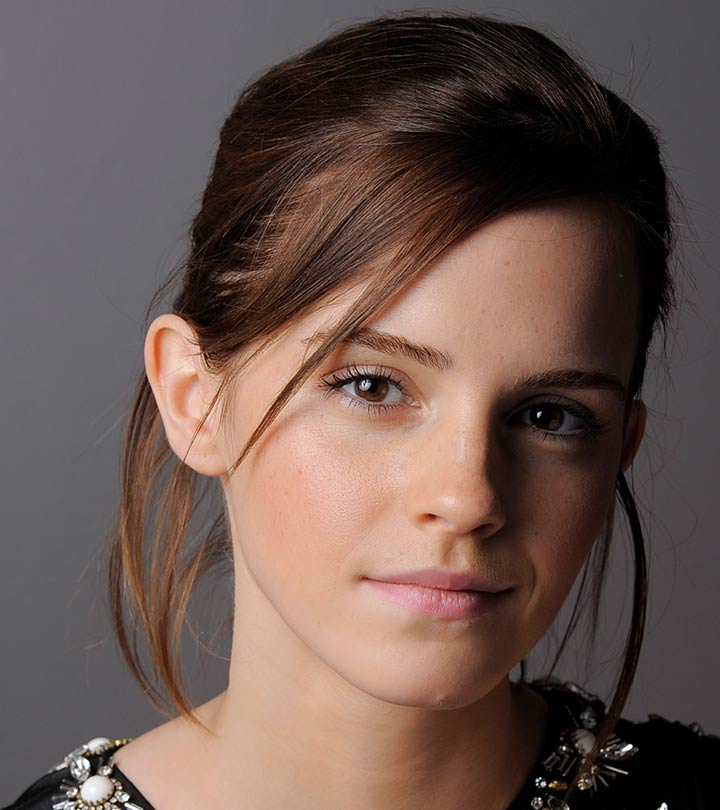
#> input picture Assignments/a1images/emma.jpg, 720 x 810 px
$ jupyter execute Assignment_01.ipynb
#> lines starting #> are read from the running program, lines starting #| are printed output that depends on the picture
[cell 1]
import cv2 as cv
import matplotlib.pyplot as plt

# Load the image
image_path = 'a1images/emma.jpg'
original_image = cv.imread(image_path)
#> original_image is the input picture: shape (810, 720, 3); mean B, G, R 80.1, 87.4, 106.8

# Check if the image was loaded correctly
if original_image is None:
    print(f"Error: Could not load image from {image_path}")
else:
    # Convert the image from BGR (OpenCV default) to RGB for correct color display in matplotlib
    original_image_rgb = cv.cvtColor(original_image, cv.COLOR_BGR2RGB)

    # Convert the original image to grayscale
    gray_image = cv.cvtColor(original_image, cv.COLOR_BGR2GRAY)
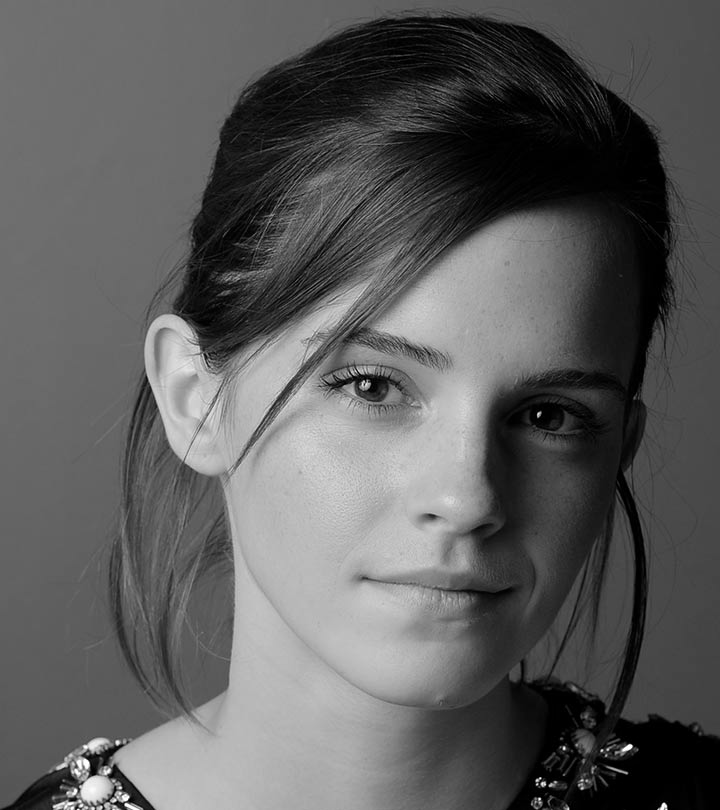
#> gray_image: shape (810, 720); min 0, max 255, mean 92.3

    # Display the original and grayscale images
    plt.figure(figsize=(10, 5))

    plt.subplot(1, 2, 1)
    plt.imshow(original_image_rgb)
    plt.title('Original Image')
    plt.axis('off')

    plt.subplot(1, 2, 2)
    plt.imshow(gray_image, cmap='gray')
    plt.title('Grayscale Image')
    plt.axis('off')

    plt.show()
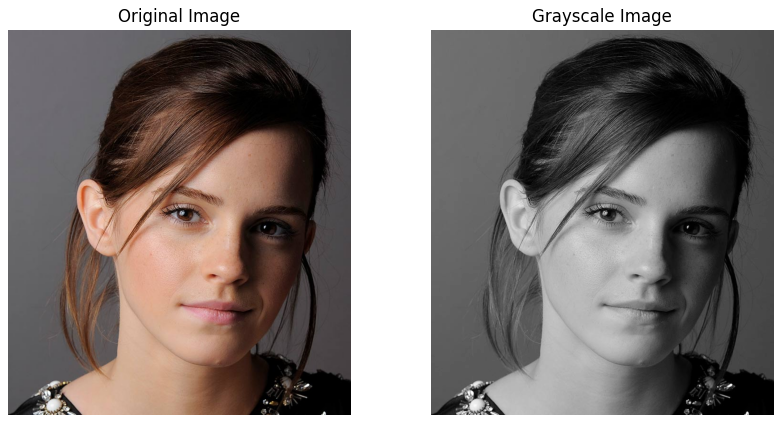
#> figure drawn by matplotlib, 2 panels

[cell 2]
import cv2 as cv
import numpy as np
import matplotlib.pyplot as plt

# Step 1: Define the breakpoints from Fig. 1a
input_points = np.array([0, 50, 50, 150, 150, 255], dtype=np.uint8)
output_points = np.array([0, 50, 100, 255, 150, 255], dtype=np.uint8)

# Step 2: Create lookup table using interpolation
LUT = np.interp(np.arange(256), input_points, output_points).astype(np.uint8)

# Step 3: Read the image (Fig. 1b)
img = cv.imread('a1images/emma.jpg', cv.IMREAD_GRAYSCALE)
#> img: shape (810, 720); min 0, max 255, mean 92.3

# Step 4: Apply the transformation
transformed_img = cv.LUT(img, LUT)
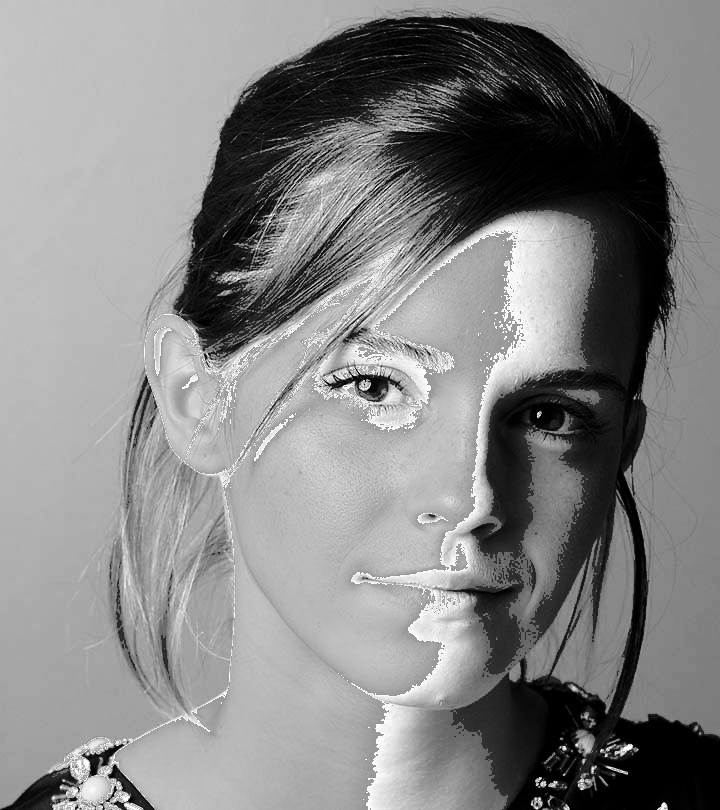
#> transformed_img: shape (810, 720); min 0, max 255, mean 133.1

# Step 5: Display results
plt.figure(figsize=(10,4))

plt.subplot(1,3,1)
plt.title("Original")
plt.imshow(img, cmap='gray')
plt.axis('off')

plt.subplot(1,3,2)
plt.title("Transformed")
plt.imshow(transformed_img, cmap='gray')
plt.axis('off')

plt.subplot(1,3,3)
plt.title("Transformation Curve")
plt.plot(np.arange(256), LUT, color='red')
plt.xlabel("Input Intensity")
plt.ylabel("Output Intensity")

plt.tight_layout()
plt.show()
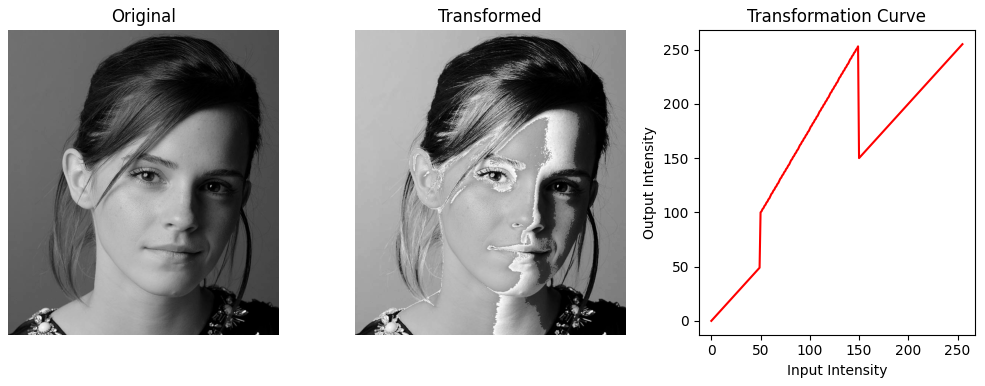
#> figure drawn by matplotlib, 3 panels; panel 3: curve peaks at x = 255, y = 255

$ run again, with Assignments/a1images/daisy.jpg copied over Assignments/a1images/emma.jpg
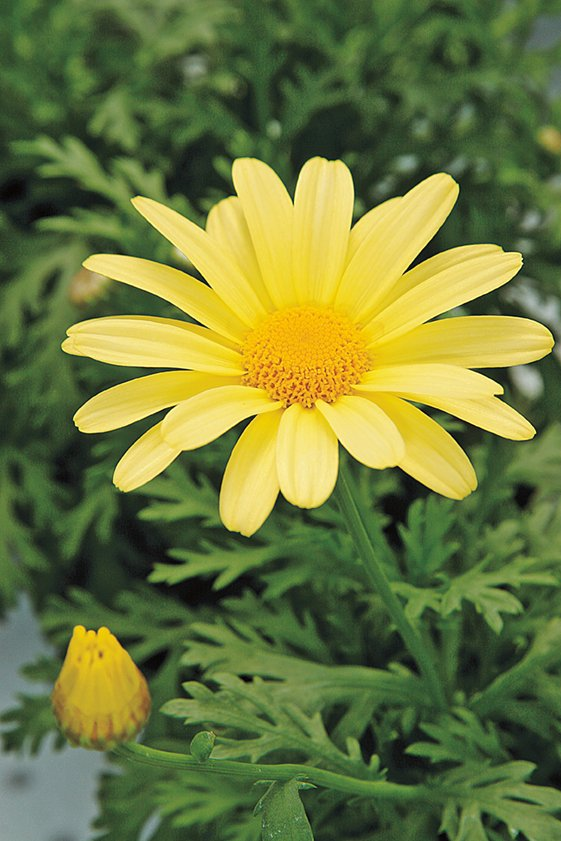
#> input picture Assignments/a1images/daisy.jpg, 561 x 841 px
#> original_image is the input picture: shape (841, 561, 3); mean B, G, R 60.7, 120.3, 108.5
#> `transformed_img = cv.LUT(img, LUT)`:
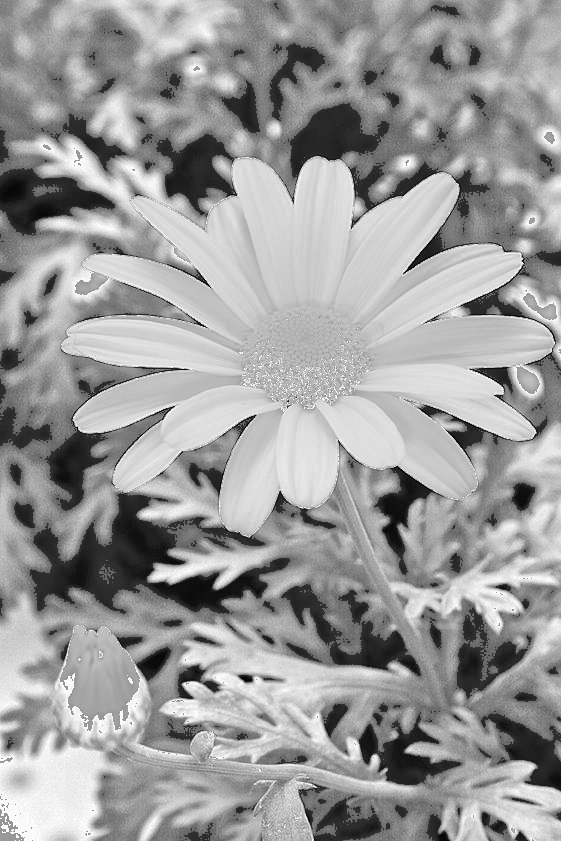
#> transformed_img: shape (841, 561); min 0, max 255, mean 155.2
#> `plt.show()`:
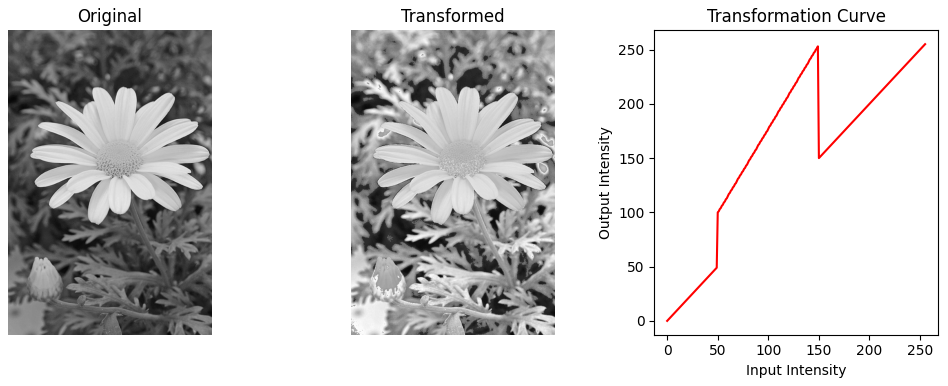
#> figure drawn by matplotlib, 3 panels; panel 3: curve peaks at x = 255, y = 255

$ run again, with Assignments/a1images/highlights_and_shadows.jpg copied over Assignments/a1images/emma.jpg
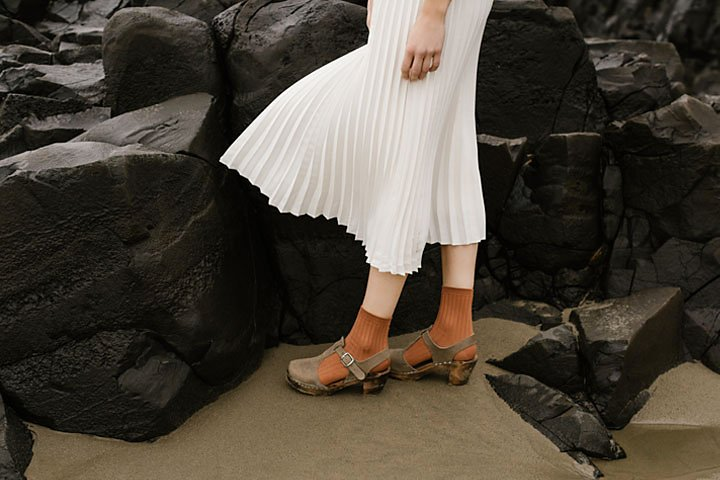
#> input picture Assignments/a1images/highlights_and_shadows.jpg, 720 x 480 px
#> original_image is the input picture: shape (480, 720, 3); mean B, G, R 58.1, 68.6, 75.7
#> `transformed_img = cv.LUT(img, LUT)`:
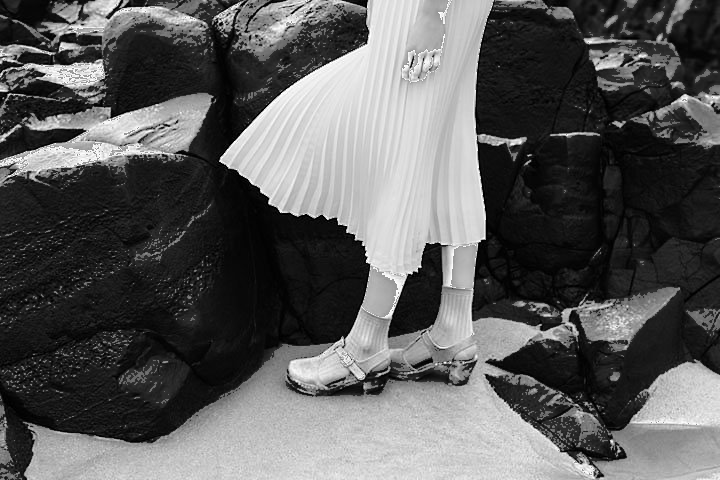
#> transformed_img: shape (480, 720); min 0, max 255, mean 91.7
#> `plt.show()`:
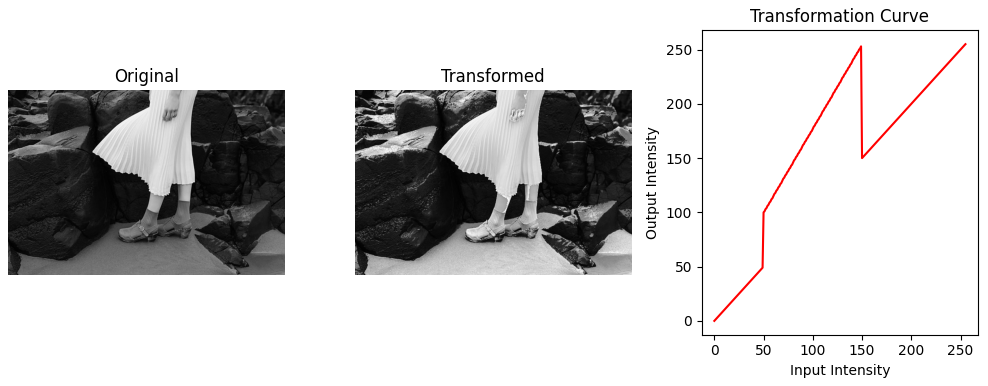
#> figure drawn by matplotlib, 3 panels; panel 3: curve peaks at x = 255, y = 255

$ run again, with Assignments/a1images/jeniffer.jpg copied over Assignments/a1images/emma.jpg
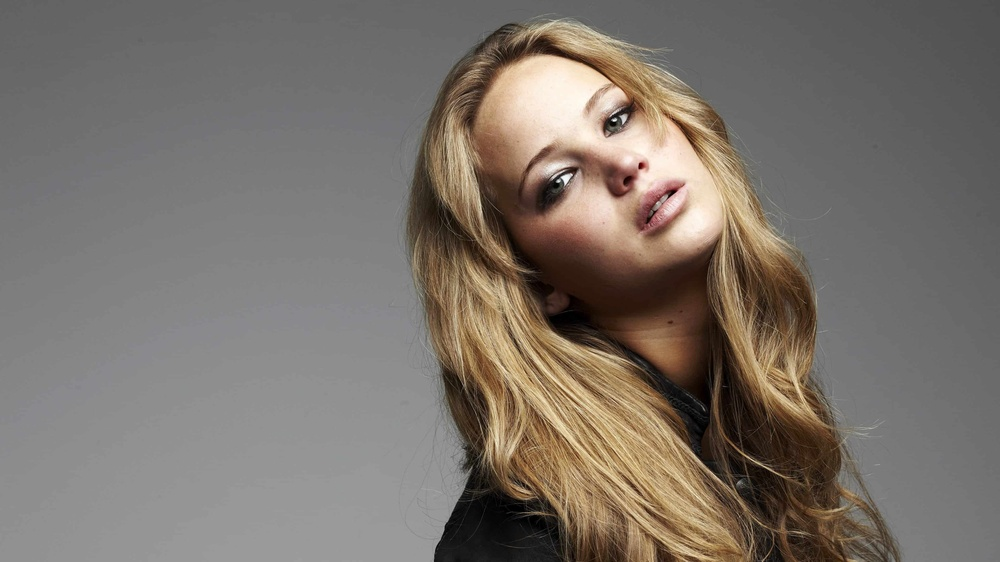
#> input picture Assignments/a1images/jeniffer.jpg, 1000 x 562 px, shrunk from 3840 x 2160 before the run
#> original_image is the input picture: shape (562, 1000, 3); mean B, G, R 106.8, 114.3, 122.3
#> `transformed_img = cv.LUT(img, LUT)`:
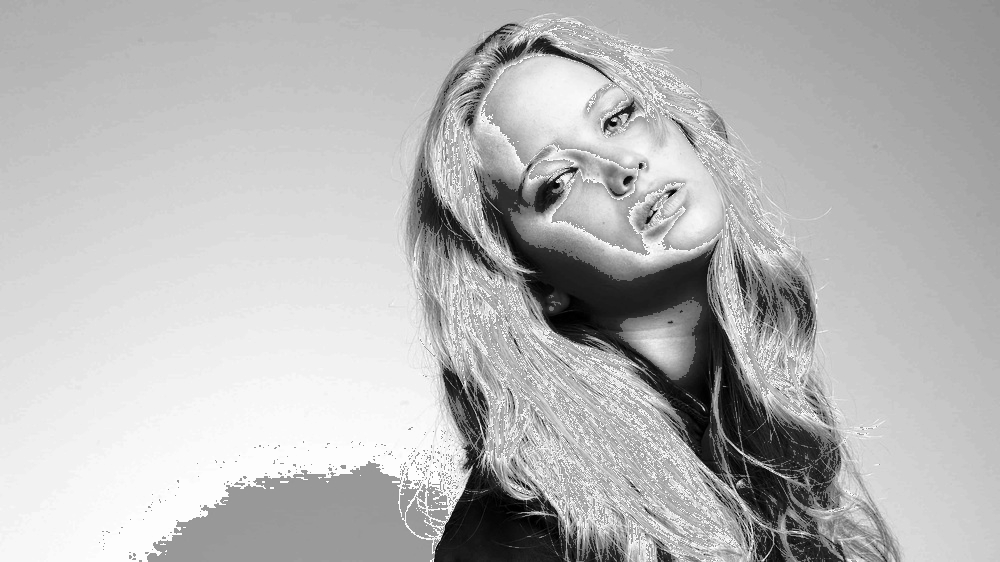
#> transformed_img: shape (562, 1000); min 0, max 253, mean 183.1
#> `plt.show()`:
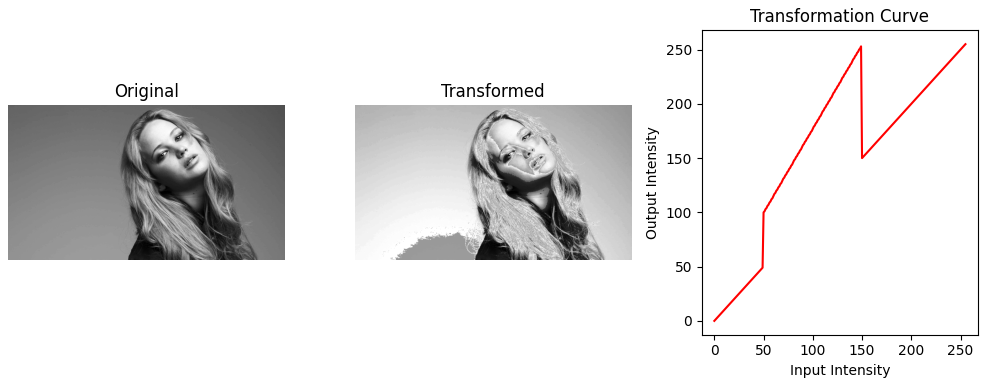
#> figure drawn by matplotlib, 3 panels; panel 3: curve peaks at x = 255, y = 255
